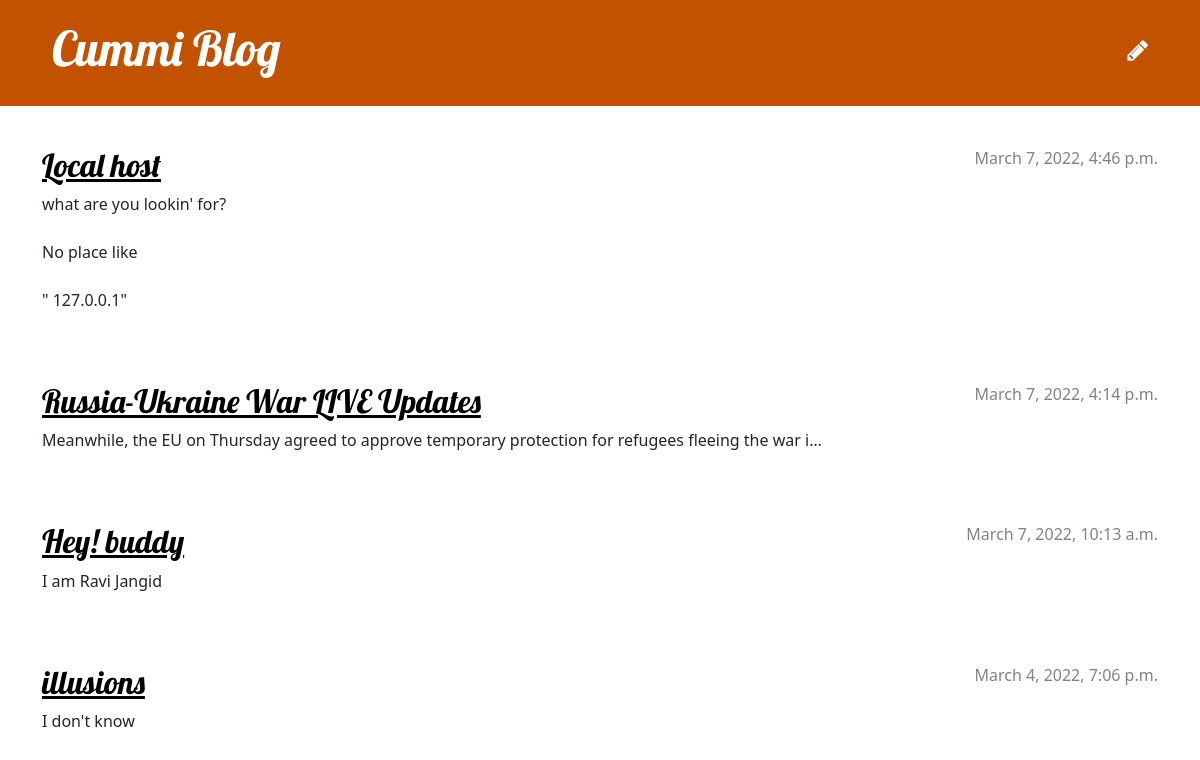
The page / on the database its author committed.
### unit/models.py (models this page shows, shortened)
class Post(models.Model):
    author = models.ForeignKey(settings.AUTH_USER_MODEL, on_delete=models.CASCADE,null=True)
    title = models.CharField(max_length=200)
    text = models.TextField()
    created_date = models.DateTimeField(default=timezone.now)
    published_date = models.DateTimeField(blank=True, null=True)

### unit/views.py (the view)
# urls.py: path('', views.post_list, name='post_list'),
def post_list(request):
    posts = Post.objects.filter(published_date__lte=timezone.now()).all().order_by('-published_date')
    return render(request, 'unit/post_list.html', {'posts': posts})

### unit/templates/unit/post_list.html (shortened to what this page needs)
{% extends 'unit/base.html' %}
{% block content %}
    {% for post in posts %}
        <article class="post">
            <time class="date">
                {{ post.published_date }}
            </time>
            <h2><a href="{% url 'post_detail' pk=post.pk %}">{{ post.title }}</a></h2>
            <p>{{ post.text|linebreaksbr|truncatechars:100}}</p>
        </article>
    {% endfor %}
{% endblock %}

### unit/templates/unit/base.html (shortened to what this page needs)
{% load static %}
<!DOCTYPE html>
<html>
    <head>
        <link rel="stylesheet" href="https://cdn.jsdelivr.net/npm/bootstrap@5.1.3/dist/css/bootstrap.min.css">
        <link rel="stylesheet" href="{% static 'unit.css' %}">
        <link rel="stylesheet" href="https://cdnjs.cloudflare.com/ajax/libs/font-awesome/4.7.0/css/font-awesome.min.css">
    </head>
    <body>
        <header class="page-header">
            <div class="container">
                <a href="{% url 'post_new' %}" class="top-menu">
                    <i class="fa fa-pencil" style="font-size:24px"></i>
                </a>
                <h1><a href="/">Cummi Blog</a></h1>
            </div>
        </header>
        <main class="content container">
            <div class="row">
                <div class="col">
                    {% block content %}
                    {% endblock %}
                </div>
            </div>
        </main>
    </body>
</html>

### unit/static/unit.css (style rules this page uses)
h1 a, h2 a { color: #C25100; }
body h1 a, h2 a { color: #C25100; font-family: 'Lobster'; }
.page-header { background-color: #C25100; margin-top: 0; margin-bottom: 40px; padding: 20px 20px 20px 40px; }
.page-header h1, .page-header h1 a, .page-header h1 a:visited, .page-header h1 a:active { color: #ffffff; font-size: 36pt; text-decoration: none; text-align: left; }
h1, h2, h3, h4 { font-family: 'Lobster', cursive; }
.date { color: #828282; }
.top-menu, .top-menu:hover, .top-menu:visited { color: #ffffff; float: right; font-size: 26pt; margin-right: 20px; }
.post { margin-bottom: 70px; }
.post h2 a, .post h2 a:visited { color: #000000; }
.post > .date, .post > .actions { float: right; }

### rows shown on the page
Post: published_date "March 7, 2022, 4:46 p.m.", title "Local host", text "what are you lookin' for? No place like \" 127.0.0.1\""
Post: published_date "March 7, 2022, 4:14 p.m.", title "Russia-Ukraine War LIVE Updates", text "Meanwhile, the EU on Thursday agreed to approve temporary protection for refugees fleeing the war i…"
Post: published_date "March 7, 2022, 10:13 a.m.", title "Hey! buddy", text "I am Ravi Jangid"
Post: published_date "March 4, 2022, 7:06 p.m.", title "illusions", text "I don't know"
